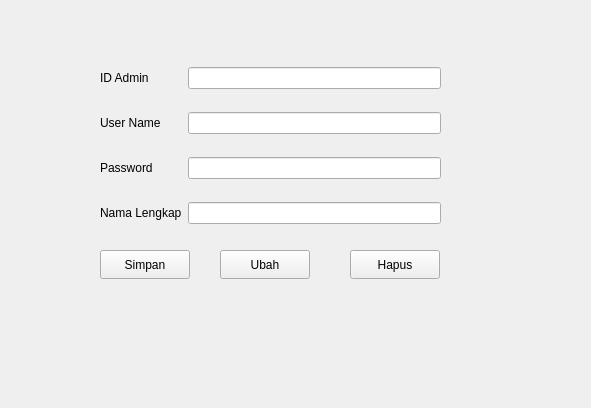
<?xml version="1.0" encoding="UTF-8"?>
<ui version="4.0">
 <class>Form</class>
 <widget class="QWidget" name="Form">
  <property name="geometry">
   <rect>
    <x>0</x>
    <y>0</y>
    <width>591</width>
    <height>408</height>
   </rect>
  </property>
  <property name="windowTitle">
   <string>Form</string>
  </property>
  <widget class="QWidget" name="gridLayoutWidget_2">
   <property name="geometry">
    <rect>
     <x>100</x>
     <y>50</y>
     <width>341</width>
     <height>192</height>
    </rect>
   </property>
   <layout class="QGridLayout" name="gridLayout_3">
    <item row="2" column="0">
     <widget class="QLabel" name="label_8">
      <property name="text">
       <string>Password</string>
      </property>
     </widget>
    </item>
    <item row="0" column="2">
     <widget class="QLineEdit" name="editID"/>
    </item>
    <item row="3" column="2">
     <widget class="QLineEdit" name="editNama"/>
    </item>
    <item row="0" column="0">
     <widget class="QLabel" name="label_6">
      <property name="text">
       <string>ID Admin</string>
      </property>
     </widget>
    </item>
    <item row="1" column="0">
     <widget class="QLabel" name="label_7">
      <property name="text">
       <string>User Name</string>
      </property>
     </widget>
    </item>
    <item row="2" column="2">
     <widget class="QLineEdit" name="editPassword"/>
    </item>
    <item row="1" column="2">
     <widget class="QLineEdit" name="editUser"/>
    </item>
    <item row="3" column="0">
     <widget class="QLabel" name="label_10">
      <property name="text">
       <string>Nama Lengkap</string>
      </property>
     </widget>
    </item>
   </layout>
  </widget>
  <widget class="QPushButton" name="btnUbah">
   <property name="geometry">
    <rect>
     <x>220</x>
     <y>250</y>
     <width>90</width>
     <height>29</height>
    </rect>
   </property>
   <property name="text">
    <string>Ubah</string>
   </property>
  </widget>
  <widget class="QPushButton" name="btnSimpan">
   <property name="geometry">
    <rect>
     <x>100</x>
     <y>250</y>
     <width>90</width>
     <height>29</height>
    </rect>
   </property>
   <property name="text">
    <string>Simpan</string>
   </property>
  </widget>
  <widget class="QPushButton" name="btnHapus">
   <property name="geometry">
    <rect>
     <x>350</x>
     <y>250</y>
     <width>90</width>
     <height>29</height>
    </rect>
   </property>
   <property name="text">
    <string>Hapus</string>
   </property>
  </widget>
 </widget>
 <resources/>
 <connections/>
</ui>
